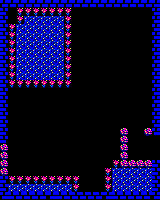

Tiled map render using the project's own tile images. Description and the whole map definition, tile-layer contents included, below:
An orthogonal 20x25 tile map with 8x8 px tiles, 1 tile layer (Capa de Patrones 1).

<map version="1.2" tiledversion="1.2.4" orientation="orthogonal" renderorder="right-down" width="20" height="25" tilewidth="8" tileheight="8" infinite="0" nextlayerid="2" nextobjectid="1">
 <tileset firstgid="1" source="sp.tsx" />
 <layer id="1" name="Capa de Patrones 1" width="20" height="25">
  <data encoding="csv">
16,16,16,16,16,16,16,16,16,16,16,16,16,16,16,16,16,16,16,16,
17,1,9,9,9,9,9,9,9,1,1,1,1,1,1,1,1,1,1,16,
17,1,9,28,28,28,28,28,9,1,1,1,1,1,1,1,1,1,1,16,
17,9,28,28,28,28,28,28,9,1,1,1,1,1,1,1,1,1,1,16,
17,9,28,28,28,28,28,28,9,1,1,1,1,1,1,1,1,1,1,16,
17,9,28,28,28,28,28,28,9,1,1,1,1,1,1,1,1,1,1,16,
17,9,28,28,28,28,28,28,9,1,1,1,1,1,1,1,1,1,1,16,
17,9,28,28,28,28,28,28,9,1,1,1,1,1,1,1,1,1,1,16,
17,9,28,28,28,28,28,28,9,1,1,1,1,1,1,1,1,1,1,16,
17,9,28,28,28,28,28,28,9,1,1,1,1,1,1,1,1,1,1,16,
17,9,9,9,9,9,9,9,9,1,1,1,1,1,1,1,1,1,1,16,
17,1,1,1,1,1,1,1,1,1,1,1,1,1,1,1,1,1,1,16,
17,1,1,1,1,1,1,1,1,1,1,1,1,1,1,1,1,1,1,16,
17,1,1,1,1,1,1,1,1,1,1,1,1,1,1,1,1,1,1,16,
17,1,1,1,1,1,1,1,1,1,1,1,1,1,1,1,1,1,1,16,
17,1,1,1,1,1,1,1,1,1,1,1,1,1,1,1,1,1,1,16,
17,1,1,1,1,1,1,1,1,1,1,1,1,1,1,38,1,1,38,16,
17,1,1,1,1,1,1,1,1,1,1,1,1,1,1,38,1,1,1,1,
38,1,1,1,1,1,1,1,1,1,1,1,1,1,1,38,1,1,1,1,
38,1,1,1,1,1,1,1,1,1,1,1,1,1,1,38,1,1,1,1,
38,1,1,1,1,1,1,1,1,1,1,1,1,1,9,38,38,38,38,17,
38,1,1,1,1,1,1,1,1,1,1,1,1,9,28,28,28,28,28,17,
17,9,9,9,9,9,9,9,9,9,1,1,1,9,28,28,28,28,28,17,
17,28,28,28,28,28,28,28,28,9,1,1,1,9,28,28,28,28,28,17,
16,17,17,17,17,17,16,17,17,17,17,17,17,16,17,17,17,17,17,16
</data>
 </layer>
</map>
